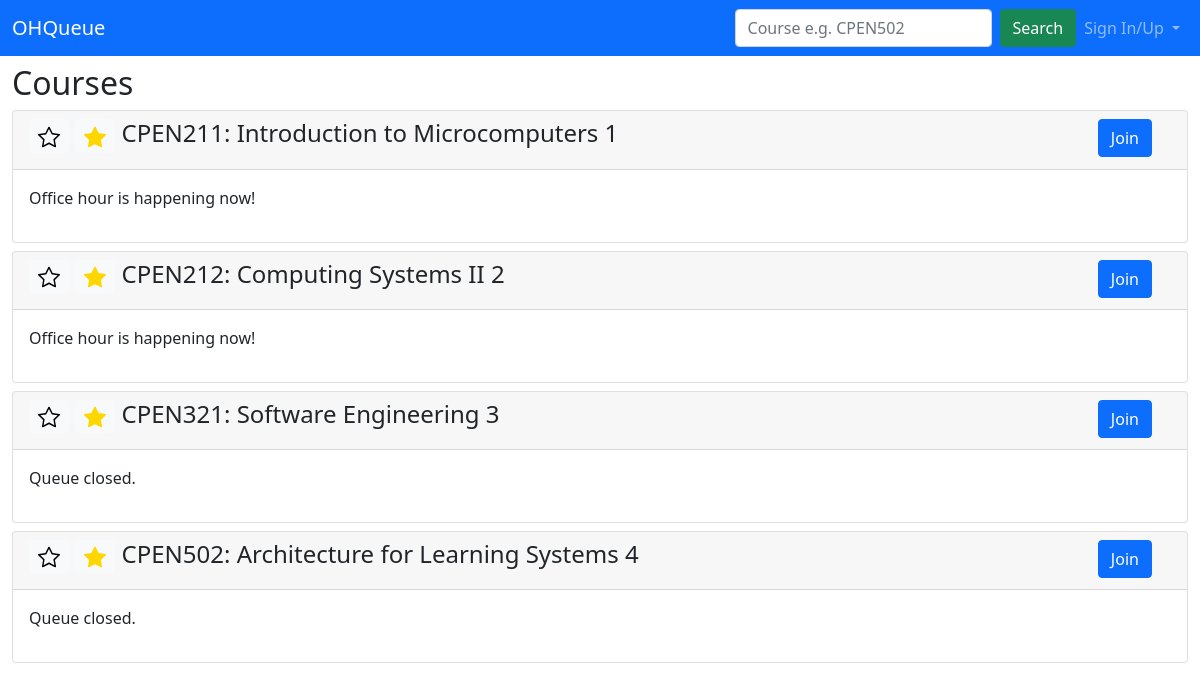
The app's page /, older data.
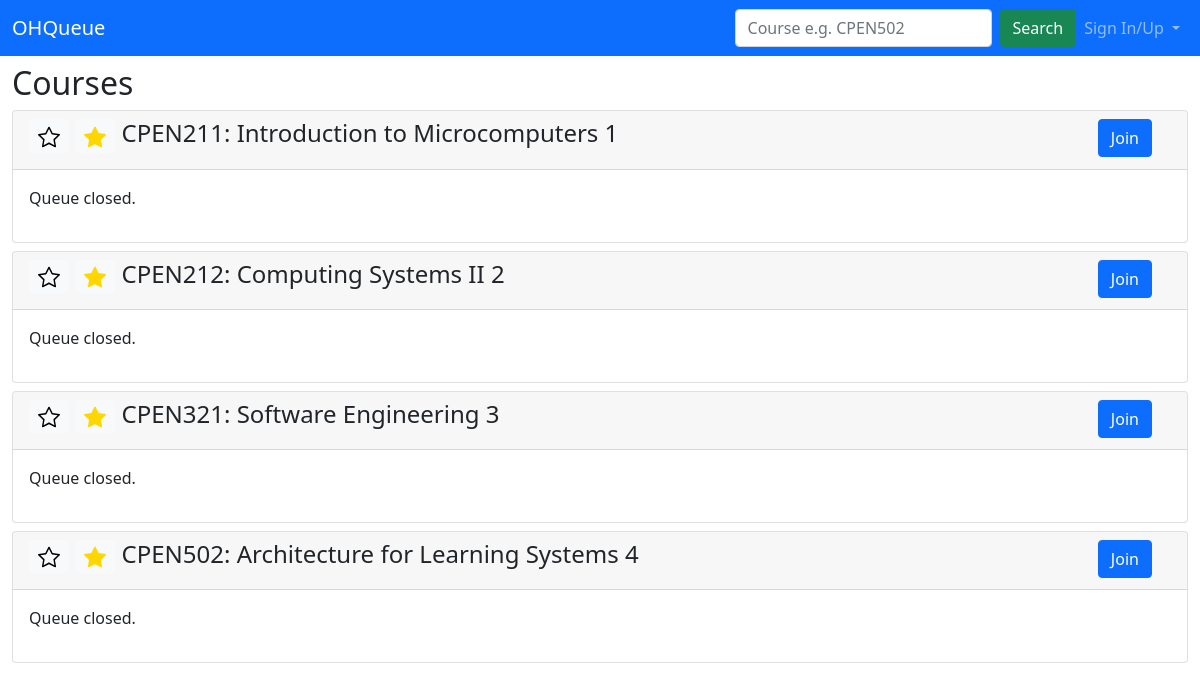
The same page, newer data.
### ohq/models.py (models this page shows, shortened)
class Course(models.Model):
    code = models.CharField(max_length=10)
    subject = models.CharField(null=False,
        max_length=5,
        choices=SUBJECT_CODE,
        default=CPEN)
    number = models.IntegerField(default=0)
    session = models.CharField(max_length=5, default="")
    semester = models.CharField(null=False,
        max_length=2,
        choices=SEMESTER,
        default=W1)
    course_name = models.CharField(max_length=100, default="")
    status = models.BooleanField(default=False)
    meeting_link = models.URLField(default="")

### ohq/views.py (the view)
class CourseListView(generic.ListView):
    model = Course
    template_name = "course_list.html"
    context_object_name = "course_list"

### ohq/templates/ohq/course_list.html (shortened to what this page needs)
<!DOCTYPE html>
<html lang="en">
<head>
    {% load static %}
    <link href="https://cdn.jsdelivr.net/npm/bootstrap@5.1.3/dist/css/bootstrap.min.css" rel="stylesheet">
</head>
<body>
  <nav class="navbar navbar-expand-lg navbar-dark bg-primary">
    <div class="container-fluid">
      <a class="navbar-brand" href="/">OHQueue</a>
      <div class="collapse navbar-collapse justify-content-end" id="navbarSupportedContent">
        <form class="d-flex" action="{% url 'ohq:search' %}" method="post">
          <input class="form-control me-2" type="search" placeholder="Course e.g. CPEN502" aria-label="Search">
          <button class="btn btn-success" type="submit">Search</button>
        </form>
        {% if user.is_authenticated %}
        <ul class="navbar-nav mb-2 mb-lg-0">
          <li class="nav-item dropdown">
            <a class="nav-link dropdown-toggle" href="#" id="navbarDropdown" role="button" data-bs-toggle="dropdown" aria-expanded="false">
              {{ user.username }}
            </a>
            <ul class="dropdown-menu dropdown-menu-end" aria-labelledby="navbarDropdown">
              <li><a class="dropdown-item text-center"" href="#">Manage Password</a></li>
              <li><a class="dropdown-item text-center"" href="{% url 'ohq:logout' %}">Sign Out</a></li>
            </ul>
          </li>
        </ul>
        {% else %}
        <ul class="navbar-nav mb-2 mb-lg-0">
          <li class="nav-item dropdown">
            <a class="nav-link dropdown-toggle" href="#" id="navbarDropdown" role="button" data-bs-toggle="dropdown" aria-expanded="false">
              Sign In/Up
            </a>
          </li>
        </ul>
        {% endif %}
      </div>
    </div>
  </nav>
    <div class="container-fluid mt-2">
        <h2>Courses</h2>
        <div class="card-columns-vertical">
            {% for course in course_list %}
                <div class="card mt-2">
                    <div class="card-header">
                      <div class="row justify-content-between">
                        <div class="col-11">
                          <h4>
                            <button type="button" class="btn btn-sm btn-light">
                            </button>
                            <button type="button" class="btn btn-sm btn-light">
                            </button>
                            {{ course.code }}: {{ course.course_name }} {{ course.id }}
                        </h4>
                        </div>
                        <div class="col-1">
                          <input type=button class="btn btn-primary" onClick="location.href='course/{{ course.id }}'"
                                  value='Join'>
                        </div>
                      </div>
                    </div>
                    <div class="card-body">
                        <p>
                            {% if course.status %}
                                Office hour is happening now!
                            {% else %}
                                Queue closed.
                            {% endif %}
                        </p>
                    </div>
                </div>
            {% endfor %}
        </div>
    </div>
</body>

Row changes from the older to the newer data that the page shows:
changed Course "CPEN211": status "Office hour is happening now!" → "Queue closed."
changed Course "CPEN212": status "Office hour is happening now!" → "Queue closed."
